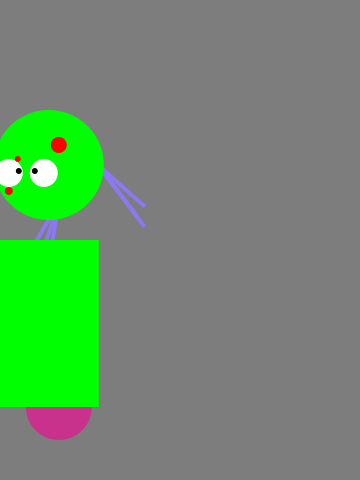
Frame 1 (no input)
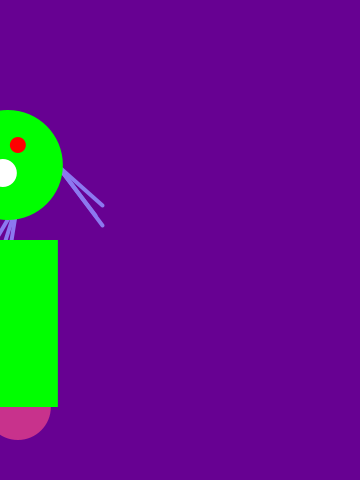
Frame 60 (the mouse pressed at the canvas centre just before this capture)
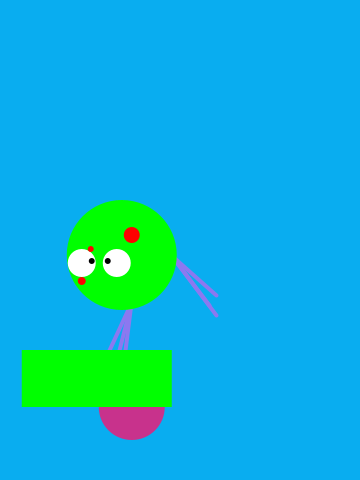
Frame 120 (the mouse held since frame 60 and released just before this capture)

The Processing sketch that drew these frames (run headless with seeded random() and noise(); from frame 60 on, the mouse is pressed at the canvas centre):

// Processing sketch: processing_55855
// ── processing_55855.pde

float R=125;
float centerR=125;
float a=PI/2;
float a1=PI;
float a2=3*PI/2;
float pathR=125;
float pathG=125;
float G=125;
float centerG=125;
float pathB=125;
float B=125;
float centerB=125;
float x = 60;
float y = 440;

int radius = 55;
int bodyHeight = 70;
int neckHeight = 180;
float easing = 0.02;

void setup()
{ size(360, 480);

smooth();
strokeWeight(2);
 
ellipseMode(RADIUS);
} void draw() {
 
  background(pathR,pathG,pathB);
  pathR=centerR+R*sin(a);
  a=a+.03;
   
  pathG=centerG+G*sin(a1);
  a1=a1+.03;
   
  pathB=centerB+B*sin(a2);
  a2=a2+.03;


int targetX = mouseX; x += (targetX - x) * easing;
if (mousePressed) { neckHeight = 40; bodyHeight = 90;
} else { neckHeight = 20; bodyHeight = 200;
} float ny = y - bodyHeight - neckHeight - radius;
stroke (140, 120, 240);
strokeWeight (4);
line(x-6, y-bodyHeight, x+6, ny);
line(x-12, y-bodyHeight, x+12, ny);
line(x-22, y-bodyHeight, x+22, ny);


line(x+40, ny, x+78, ny+50);
line(x+40, ny, x+85, ny+40);
line(x+40, ny, x+85, ny+60);

 
noStroke();
fill(200, 50, 140);
ellipse(x, y-33, 33, 33);
fill(0, 255, 0);
rect(x-110, y-bodyHeight, 150, bodyHeight-33);

 
fill(0, 255, 0);
ellipse(x-10, ny, radius, radius);
fill(255);
ellipse(x-15, ny+8, 14, 14);
fill(255);
ellipse(x-50, ny+8, 14, 14);
fill(0);
ellipse(x-40, ny+6, 3, 3);//eye
fill(0);
ellipse(x-24, ny+6, 3, 3); //eye
fill(255, 0, 0);
ellipse(x, ny-20, 8, 8);
ellipse(x-50, ny+26, 4, 4);
ellipse(x-41, ny-6, 3, 3);


}
